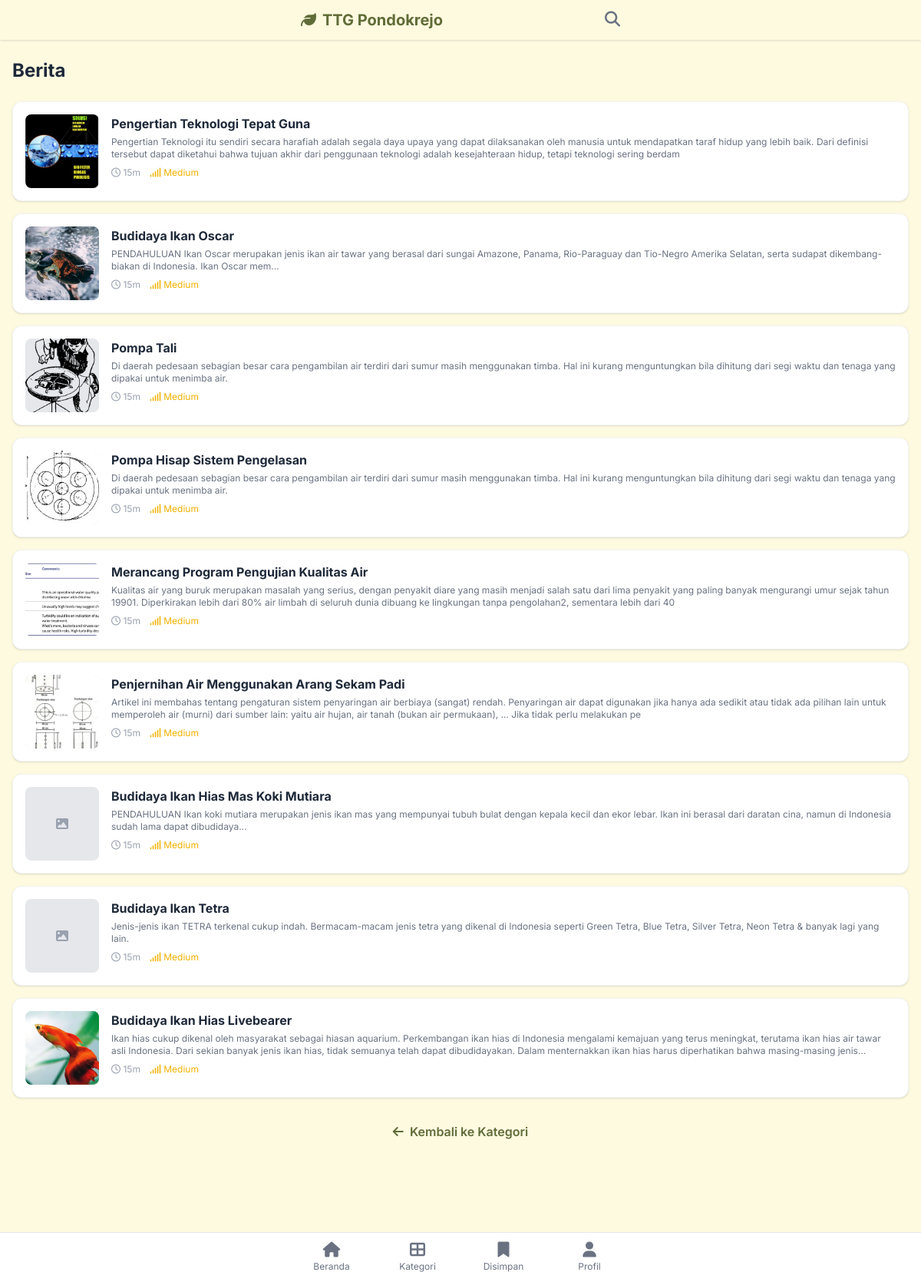
Screenshot of /category.php?id=7 with the database file from the repository.
### tables this page shows
CREATE TABLE categories (
            id INTEGER PRIMARY KEY AUTOINCREMENT,
            name TEXT NOT NULL,
            icon_class TEXT -- e.g. fa-leaf for fontawesome or just text
        );

CREATE TABLE tutorials (
            id INTEGER PRIMARY KEY AUTOINCREMENT,
            title TEXT NOT NULL,
            slug TEXT UNIQUE NOT NULL,
            description TEXT,
            difficulty TEXT, -- 'Easy', 'Medium', 'Hard'
            duration INTEGER, -- in minutes
            category_id INTEGER,
            author_id INTEGER,
            created_at DATETIME DEFAULT CURRENT_TIMESTAMP,
            view_count INTEGER DEFAULT 0,
            image_path TEXT, video_url TEXT, pdf_path TEXT, -- Main thumbnail
            FOREIGN KEY(category_id) REFERENCES categories(id),
            FOREIGN KEY(author_id) REFERENCES users(id)
        );

### public/category.php (the view, shortened to what this page needs)
<?php
$pdo = connectDB();
$pageTitle = "Kategori";
$category_id = isset($_GET['id']) ? (int)$_GET['id'] : null;
if ($category_id) {
    $stmt = $pdo->prepare("SELECT name FROM categories WHERE id = ?");
    $stmt->execute([$category_id]);
    $category = $stmt->fetch();
    if ($category) {
        $pageTitle = $category['name'];
        $stmt = $pdo->prepare("SELECT t.*, c.name as category_name
                               FROM tutorials t
                               JOIN categories c ON t.category_id = c.id
                               WHERE t.category_id = ?
                               ORDER BY created_at DESC");
        $stmt->execute([$category_id]);
        $tutorials = $stmt->fetchAll();
    } else {
        $category_id = null;
    }
}
require_once __DIR__ . '/../includes/header.php';
?>
<div class="px-4 py-6 mb-20">
    <h1 class="text-2xl font-bold mb-6 text-gray-800"><?php echo $pageTitle; ?></h1>
    <?php if ($category_id): ?>
        <div class="space-y-4">
            <?php if (empty($tutorials)): ?>
                <div class="text-center py-10 text-gray-500">
                    <i class="far fa-folder-open text-4xl mb-2 block"></i>
                    Belum ada tutorial di kategori ini.
                </div>
            <?php else: ?>
                <?php foreach($tutorials as $tutorial): ?>
                <a href="tutorial.php?id=<?php echo $tutorial['id']; ?>" class="block bg-white rounded-xl shadow-sm p-4 hover:shadow-md transition border border-gray-100 flex gap-4">
                    <div class="w-24 h-24 bg-gray-200 rounded-lg overflow-hidden flex-shrink-0">
                         <?php if($tutorial['image_path']): ?>
                            <img src="<?php echo BASE_URL . $tutorial['image_path']; ?>" class="w-full h-full object-cover">
                        <?php else: ?>
                            <div class="w-full h-full flex items-center justify-center text-gray-400">
                                <i class="fas fa-image"></i>
                            </div>
                        <?php endif; ?>
                    </div>
                    <div class="flex-1">
                        <h3 class="font-bold text-gray-800 mb-1 line-clamp-2"><?php echo $tutorial['title']; ?></h3>
                        <p class="text-xs text-gray-500 mb-2 line-clamp-2"><?php echo $tutorial['description']; ?></p>
                        <div class="flex items-center text-xs text-gray-400 gap-3">
                            <span><i class="far fa-clock"></i> <?php echo $tutorial['duration']; ?>m</span>
                            <span class="<?php echo ($tutorial['difficulty'] == 'Easy' ? 'text-green-500' : ($tutorial['difficulty'] == 'Medium' ? 'text-yellow-500' : 'text-red-500')); ?>">
                                <i class="fas fa-signal"></i> <?php echo $tutorial['difficulty']; ?>
                            </span>
                        </div>
                    </div>
                </a>
                <?php endforeach; ?>
            <?php endif; ?>
        </div>
        <div class="mt-8 text-center">
            <a href="category.php" class="text-primary font-semibold hover:underline">
                <i class="fas fa-arrow-left mr-1"></i> Kembali ke Kategori
            </a>
        </div>
    <?php endif; ?>
</div>
<?php require_once __DIR__ . '/../includes/footer.php'; ?>

### includes/header.php (style rules this page uses)
body { font-family: 'Inter', sans-serif; }

### rows the page displays
categories: name "Berita"
tutorials: image_path (picture), title "Pengertian Teknologi Tepat Guna", description "Pengertian Teknologi itu sendiri secara harafiah adalah segala daya upaya yang dapat dilaksanakan oleh manusia untuk mendapatkan taraf hidup yang lebih baik. Dari definisi tersebut dapat diketahui bahwa tujuan akhir dari penggunaan teknologi adalah kesejahteraan hidup, tetapi teknologi sering berdam", duration "15", difficulty "Medium"
tutorials: image_path (picture), title "Budidaya Ikan Oscar", description "PENDAHULUAN Ikan Oscar merupakan jenis ikan air tawar yang berasal dari sungai Amazone, Panama, Rio-Paraguay dan Tio-Negro Amerika Selatan, serta sudapat dikembang-biakan di Indonesia. Ikan Oscar mem...", duration "15", difficulty "Medium"
tutorials: image_path (picture), title "Pompa Tali", description "Di daerah pedesaan sebagian besar cara pengambilan air terdiri dari sumur masih menggunakan timba. Hal ini kurang menguntungkan bila dihitung dari segi waktu dan tenaga yang dipakai untuk menimba air.", duration "15", difficulty "Medium"
tutorials: image_path (picture), title "Pompa Hisap Sistem Pengelasan", description "Di daerah pedesaan sebagian besar cara pengambilan air terdiri dari sumur masih menggunakan timba. Hal ini kurang menguntungkan bila dihitung dari segi waktu dan tenaga yang dipakai untuk menimba air.", duration "15", difficulty "Medium"
tutorials: image_path (picture), title "Merancang Program Pengujian Kualitas Air", description "Kualitas air yang buruk merupakan masalah yang serius, dengan penyakit diare yang masih menjadi salah satu dari lima penyakit yang paling banyak mengurangi umur sejak tahun 19901. Diperkirakan lebih dari 80% air limbah di seluruh dunia dibuang ke lingkungan tanpa pengolahan2, sementara lebih dari 40", duration "15", difficulty "Medium"
tutorials: image_path (picture), title "Penjernihan Air Menggunakan Arang Sekam Padi", description "Artikel ini membahas tentang pengaturan sistem penyaringan air berbiaya (sangat) rendah. Penyaringan air dapat digunakan jika hanya ada sedikit atau tidak ada pilihan lain untuk memperoleh air (murni) dari sumber lain: yaitu air hujan, air tanah (bukan air permukaan), … Jika tidak perlu melakukan pe", duration "15", difficulty "Medium"
tutorials: title "Budidaya Ikan Hias Mas Koki Mutiara", description "PENDAHULUAN Ikan koki mutiara merupakan jenis ikan mas yang mempunyai tubuh bulat dengan kepala kecil dan ekor lebar. Ikan ini berasal dari daratan cina, namun di Indonesia sudah lama dapat dibudidaya...", duration "15", difficulty "Medium"
tutorials: title "Budidaya Ikan Tetra", description "Jenis-jenis ikan TETRA terkenal cukup indah. Bermacam-macam jenis tetra yang dikenal di Indonesia seperti Green Tetra, Blue Tetra, Silver Tetra, Neon Tetra & banyak lagi yang lain.", duration "15", difficulty "Medium"
tutorials: image_path (picture), title "Budidaya Ikan Hias Livebearer", description "Ikan hias cukup dikenal oleh masyarakat sebagai hiasan aquarium. Perkembangan ikan hias di Indonesia mengalami kemajuan yang terus meningkat, terutama ikan hias air tawar asli Indonesia. Dari sekian banyak jenis ikan hias, tidak semuanya telah dapat dibudidayakan. Dalam menternakkan ikan hias harus diperhatikan bahwa masing-masing…", duration "15", difficulty "Medium"
